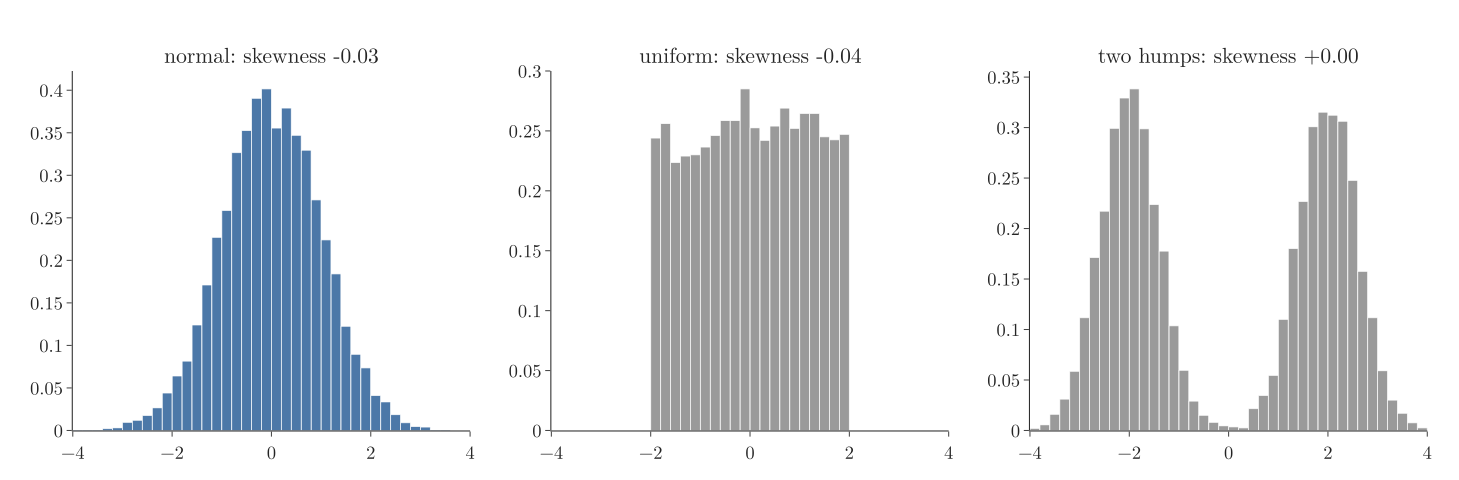

This figure's Python source:
"""Skewness near 0 does not mean normal: 10,000 values each from a normal, a uniform and a symmetric two-humped
distribution all have sample skewness close to 0, yet only the first is normal."""
from pathlib import Path
import numpy as np
import pandas as pd
import plotly.graph_objects as go
from plotly.subplots import make_subplots

here = Path(__file__).parent
rng = np.random.default_rng(0)
data = {"normal": rng.normal(0, 1, 10000), "uniform": rng.uniform(-2, 2, 10000),
        "two humps": np.r_[rng.normal(-2, 0.6, 5000), rng.normal(2, 0.6, 5000)]}
sk = {k: pd.Series(v).skew() for k, v in data.items()}
assert all(abs(v) < 0.05 for v in sk.values()), sk
fig = make_subplots(rows=1, cols=3, horizontal_spacing=0.06, subplot_titles=[f"{k}: skewness {v:+.2f}" for k, v in sk.items()])
for j, v in enumerate(data.values(), start=1):
    fig.add_histogram(x=v, xbins=dict(start=-4, end=4, size=0.2), histnorm="probability density",
                      marker_color="#4C78A8" if j == 1 else "#9a9a9a", row=1, col=j)
    fig.update_xaxes(range=[-4, 4], row=1, col=j)
fig.update_annotations(font_size=21)
fig.update_layout(template="simple_white", width=1400, height=460, showlegend=False, bargap=0.02,
                  font=dict(family="Latin Modern Roman", size=18), margin=dict(l=60, r=20, t=60, b=50))
fig.write_image(here / "symmetric_not_normal.png", scale=2)
fig.write_image(here / "symmetric_not_normal.pdf")
